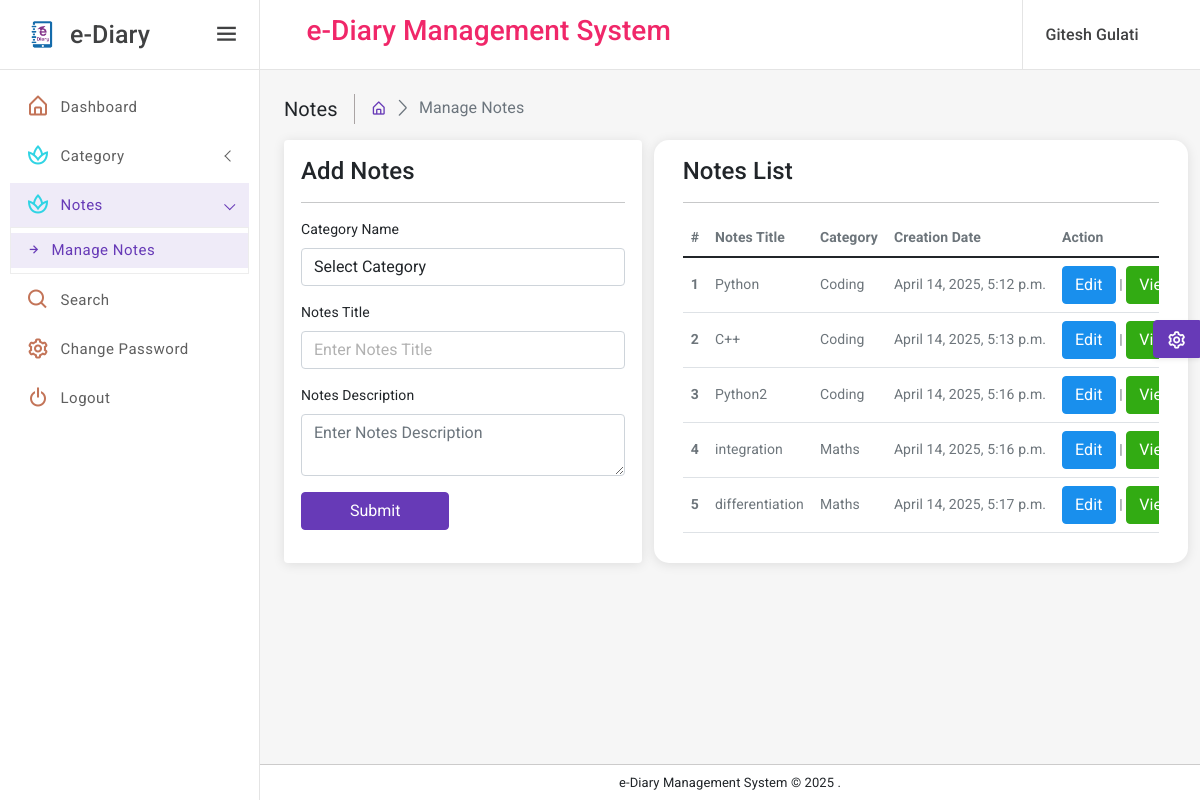
/manageNotes (signed in), run on an earlier commit of the app's database.
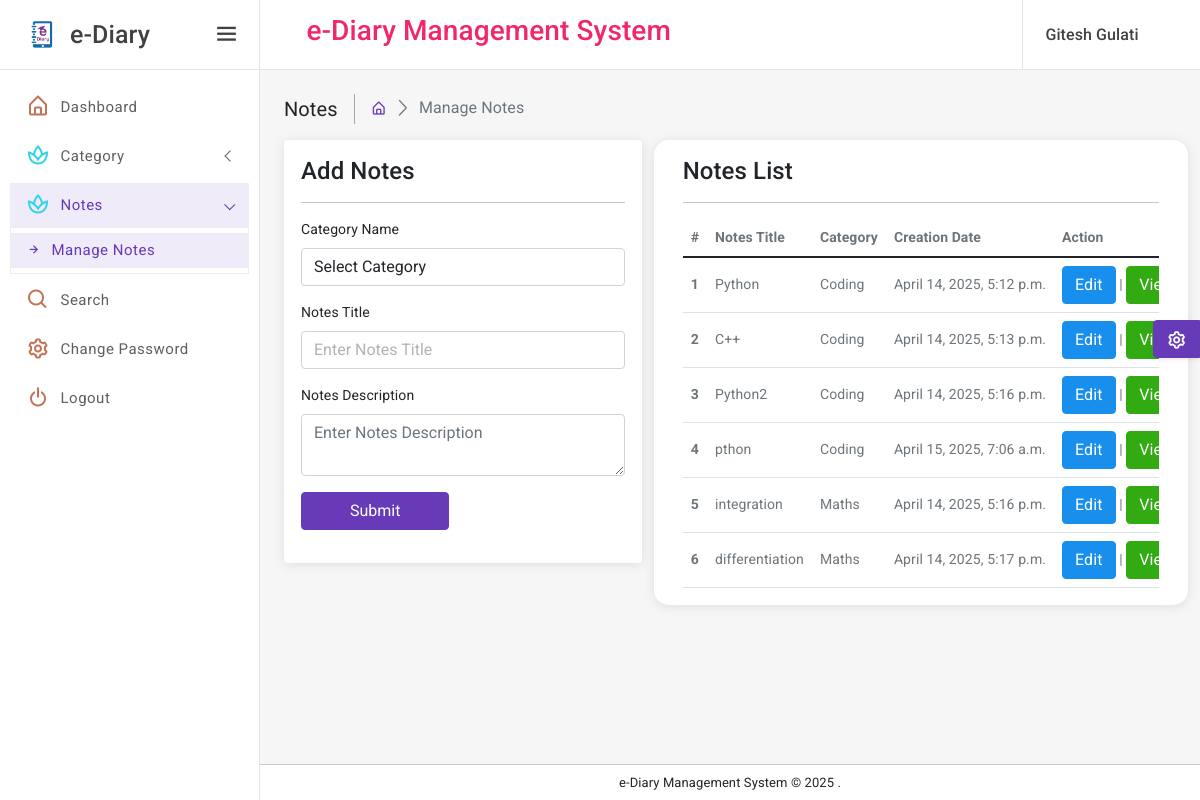
And on a later commit of the database.
### eDiary/models.py (models this page shows, shortened)
class Notes(models.Model):
    signup = models.ForeignKey(Signup, on_delete=models.CASCADE, null=True)
    category = models.ForeignKey(Category, on_delete=models.CASCADE, null=True)
    noteTitle = models.CharField(max_length=150, null=True)
    noteDescription = models.CharField(max_length=250, null=True)
    CreationDate = models.DateTimeField(auto_now_add=True)

class Category(models.Model):
    signup = models.ForeignKey(Signup, on_delete=models.CASCADE, null=True)
    categoryName = models.CharField(max_length=150, null=True)
    CreationDate = models.DateTimeField(auto_now_add=True)

### eDiary/views.py (the view, shortened to what this page needs)
# urls.py: path('manageNotes', manageNotes, name='manageNotes'),
def manageNotes(request):
    if not request.user.is_authenticated:
        return redirect('user_login')
    user = User.objects.get(id=request.user.id)
    signup = Signup.objects.get(user=user)
    category = Category.objects.filter(signup=signup)
    notes = Notes.objects.filter(Q(category__in=category))
    return render(request, 'manageNotes.html', locals())

### eDiary/templates/manageNotes.html (shortened to what the changed rows need)
{% extends 'userbase.html' %}
{% load static %}
{% block main %}
<div class="page-wrapper">
    <div class="page-content-wrapper">
        <div class="page-content">
            <div class="row">
                <div class="card radius-15 col-xl-7">
                    <div class="card-body">
                        <div class="table-responsive">
                            <table class="table mb-0">
                                <thead>
                                <tr>
                                    <th scope="col">#</th>
                                    <th scope="col">Notes Title</th>
                                    <th scope="col">Category</th>
                                    <th scope="col">Creation Date</th>
                                    <th scope="col">Action</th>
                                </tr>
                                </thead>
                                <tbody>
                                {% for i in notes %}
                                <tr>
                                    <th scope="row">{{forloop.counter}}</th>
                                    <td>{{i.noteTitle}}</td>
                                    <td>{{i.category.categoryName}}</td>
                                    <td>{{i.CreationDate}}</td>
                                    <td><a href="{% url 'editNotes' i.id %}" class="btn btn-info">Edit</a> |
                                        <a href="{% url 'viewNotes' i.id %}" class="btn btn-success">View</a> |
                                    </td>
                                </tr>
                                {% endfor %}
                                </tbody>
                            </table>
                        </div>
                    </div>
                </div>
            </div>
        </div>
    </div>
</div>
{% endblock %}

What changed in the data, as far as the page shows it:
added Notes: noteTitle "pthon", category.categoryName "Coding", CreationDate "April 15, 2025, 7:06 a.m."
